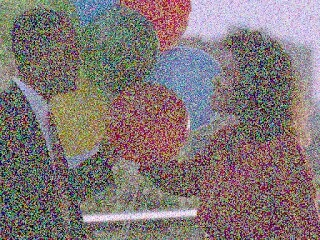
#> input picture IEEE(ComputerVision)/The_Tasks/Task3/Original/folder1/16.jpg, 320 x 240 px; its folder holds only this picture in this run
$ jupyter execute Task3.ipynb
#> lines starting #> are read from the running program, lines starting #| are printed output that depends on the picture
[cell 1]
import os
import cv2

## Creation The Folders

[cell 2]
# [5 lines of commented-out code are left out]

[cell 3]
# os.chdir('..')
os.listdir('./')

## Dealing With Folder 1

[cell 4]
os.chdir('./Original/folder1/')
F1= os.listdir('./')
image_files = [img for img in F1]

### Bluring An Images

[cell 5]
x=1
N_Images = []

for img in image_files:

    img = cv2.imread(f'./{img}')
#> img is the input picture: shape (240, 320, 3); mean B, G, R 117.5, 117.5, 129.6

    img = cv2.medianBlur(img, 3)
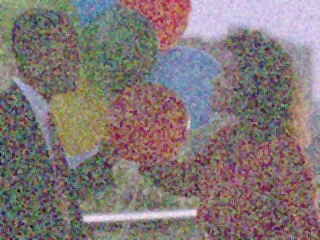
#> img: shape (240, 320, 3); mean B, G, R 118.3, 118.5, 130.4

    N_Images.append(img)

    cv2.imshow(f'{x}',img)
    cv2.waitKey(1000)
    cv2.destroyAllWindows()
    x+=1

### Saving An Images

[cell 6]
# os.chdir('..')
os.chdir('./Results/folder1/')
os.listdir('./')

[cell 7]
x=1
for i, image in enumerate(N_Images):
    cv2.imwrite(f'{x}.jpg', image)
    x+=1
#> this loop made 1 pass
#> x on pass 1: 2
#> after the loop, x = 2

[cell 8]
os.listdir('./')

## Dealing With Folder 2

[cell 9]
# os.chdir('..')
os.chdir('./Original/folder2/')
F1= os.listdir('./')
image_files = [img for img in F1]
#> image_files = ['13.jpg']

### Bluring An Images

[cell 10]
x=1
N_Images1 = []

for img in image_files:

    img = cv2.imread(f'./{img}')
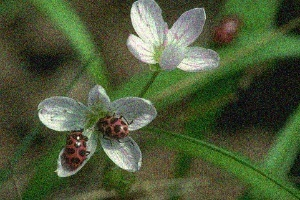
#> input picture IEEE(ComputerVision)/The_Tasks/Task3/Original/folder2/13.jpg, 300 x 200 px
#> img is the input picture: shape (200, 300, 3); mean B, G, R 56.8, 89, 76.4

    img = cv2.bilateralFilter(img, 3, 80, 80)

    N_Images1.append(img)

    cv2.imshow(f'{x}',img)
    cv2.waitKey(100)
    cv2.destroyAllWindows()
    x+=1

### Saving An Images

[cell 11]
# os.chdir('..')
os.chdir('./Results/folder2/')
os.listdir('./')

[cell 12]
x=1
for i, image in enumerate(N_Images1):
    cv2.imwrite(f'{x}.jpg', image)
    x+=1
#> after the loop, x = 2

[cell 13]
os.listdir('./')

## Dealing With Folder 3

[cell 14]
# os.chdir('..')
# os.listdir('./')
os.chdir('./Original/folder3/')
F1= os.listdir('./')
image_files = [img for img in F1]

### Bluring An Images

[cell 15]
x=1
N_Images2 = []

for img in image_files:

    img = cv2.imread(f'./{img}')

    img = cv2.bilateralFilter(img, 3, 50, 50)

    N_Images2.append(img)

    cv2.imshow(f'{x}',img)
    cv2.waitKey(100)
    cv2.destroyAllWindows()
    x+=1

### Saving An Images

[cell 16]
# os.chdir('..')
os.chdir('./Results/folder3/')
os.listdir('./')

[cell 17]
x=1
for i, image in enumerate(N_Images2):
    cv2.imwrite(f'{x}.jpg', image)
    x+=1
#> after the loop, x = 2

[cell 18]
os.listdir('./')

## Dealing With Folder 4

[cell 19]
# os.chdir('..')
# os.listdir('./')
os.chdir('./Original/folder4/')
F1= os.listdir('./')
image_files = [img for img in F1]

### Bluring An Images

[cell 20]
x=1
N_Images3 = []

for img in image_files:

    img = cv2.imread(f'./{img}')

    img = cv2.medianBlur(img, 5)
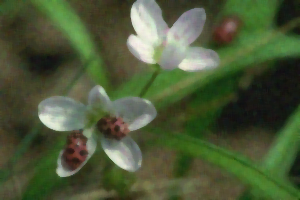
#> img: shape (200, 300, 3); mean B, G, R 56.5, 88.9, 76.3

    N_Images3.append(img)

    cv2.imshow(f'{x}',img)
    cv2.waitKey(100)
    cv2.destroyAllWindows()
    x+=1

### Saving An Images

[cell 21]
# os.chdir('..')
os.chdir('./Results/folder4/')
os.listdir('./')

[cell 22]
x=1
for i, image in enumerate(N_Images3):
    cv2.imwrite(f'{x}.jpg', image)
    x+=1
#> after the loop, x = 2

[cell 23]
os.listdir('./')

## Dealing With Folder 5

[cell 24]
# os.chdir('..')
# os.listdir('./')
os.chdir('./Original/folder5/')
F1= os.listdir('./')
image_files = [img for img in F1]

### Bluring An Images

[cell 25]
x=1
N_Images4 = []

for img in image_files:

    img = cv2.imread(f'./{img}')

    img = cv2.medianBlur(img, 3)

    img = cv2.bilateralFilter(img, 3, 75, 100)

    N_Images4.append(img)

    cv2.imshow(f'{x}',img)
    cv2.waitKey(100)
    cv2.destroyAllWindows()
    x+=1

### Saving An Images

[cell 26]
# os.chdir('..')
# os.chdir('./Results/folder5/')
os.listdir('./')

[cell 27]
x=1
for i, image in enumerate(N_Images4):
    cv2.imwrite(f'{x}.jpg', image)
    x+=1
#> after the loop, x = 2
